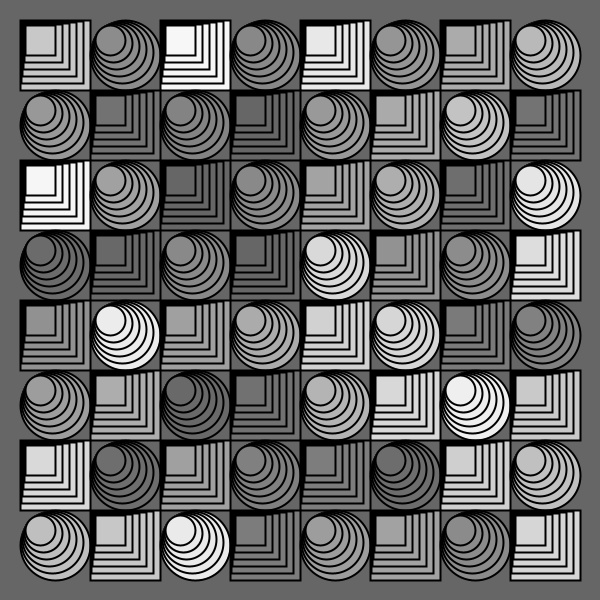
Frame 1 (no input)
Frame 60 (the mouse pressed at the canvas centre just before this capture): identical to frame 1, image omitted
Frame 120 (the mouse held since frame 60 and released just before this capture): identical to frame 1, image omitted

The Processing sketch that drew this single still picture (run headless with seeded random() and noise(); from frame 60 on, the mouse is pressed at the canvas centre):

// Processing sketch: basicPyramid_3
// ── basicPyramid_3.pde
//variables go here
  int reduceSize = 0;
  int sqSize = 0;
  int offset = 0;
  int size = 0;
  int howMany =4; 
   //change these variables to affect your pyramid.
   
  int spacing = 3;
  int initialSize = 70;
  int downSize = 8;
  int loopMax = 6;
  int border; 
 

//this runs once
void setup() {
  
  size(600,600);
  
  rectMode(CENTER);
  strokeWeight(2);
 
   
   background(102);
   howMany = floor(width/initialSize);
   border = (width - (howMany * initialSize))/2;
    //this draws the grid   
    for (int i=0;i<howMany;i++) {
       for (int j=0;j<howMany;j++) {
          pushMatrix();
          translate(j*initialSize+ border, i*initialSize + border); 
          fill(random(100,255));
          //this here draws the Pyramid
           
           for (int k=0; k < loopMax; k = k+ 1) {
              reduceSize = (downSize * k);
              sqSize = initialSize - reduceSize;
              offset = spacing * k;
              //Modulo in if then changes between shapes
              if ((i+j+1)%2 == 0) {
                ellipse(0 + initialSize/2 - offset,  0 + initialSize/2 - offset, sqSize, sqSize); 
              } else {
                rect(0 + initialSize/2 - offset,  0 + initialSize/2 - offset, sqSize, sqSize); 
              }
              
            }
           
          popMatrix();
      } 
    } 
      
      
      
      
  
  
}

//this runs all the time
void draw() {
  //put your code in here
}
